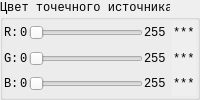
            <widget class="QGroupBox" name="groupBox_IlluminantDottedColor">
             <property name="font">
              <font>
               <family>Consolas</family>
              </font>
             </property>
             <property name="title">
              <string>Цвет точечного источника</string>
             </property>
             <layout class="QHBoxLayout" name="horizontalLayout_23">
              <property name="leftMargin">
               <number>1</number>
              </property>
              <property name="topMargin">
               <number>1</number>
              </property>
              <property name="rightMargin">
               <number>1</number>
              </property>
              <property name="bottomMargin">
               <number>1</number>
              </property>
              <item>
               <layout class="QVBoxLayout" name="verticalLayout_18">
                <property name="spacing">
                 <number>1</number>
                </property>
                <item>
                 <layout class="QHBoxLayout" name="horizontalLayout_24">
                  <item>
                   <widget class="QLabel" name="label_R_Dot">
                    <property name="font">
                     <font>
                      <family>Consolas</family>
                     </font>
                    </property>
                    <property name="text">
                     <string>R:</string>
                    </property>
                   </widget>
                  </item>
                  <item>
                   <widget class="QLabel" name="label_37">
                    <property name="font">
                     <font>
                      <family>Consolas</family>
                     </font>
                    </property>
                    <property name="text">
                     <string>0</string>
                    </property>
                   </widget>
                  </item>
                  <item>
                   <widget class="QSlider" name="slider_R_Dot">
                    <property name="font">
                     <font>
                      <family>Consolas</family>
                     </font>
                    </property>
                    <property name="maximum">
                     <number>255</number>
                    </property>
                    <property name="orientation">
                     <enum>Qt::Horizontal</enum>
                    </property>
                   </widget>
                  </item>
                  <item>
                   <widget class="QLabel" name="label_38">
                    <property name="font">
                     <font>
                      <family>Consolas</family>
                     </font>
                    </property>
                    <property name="text">
                     <string>255</string>
                    </property>
                   </widget>
                  </item>
                 </layout>
                </item>
                <item>
                 <layout class="QHBoxLayout" name="horizontalLayout_25">
                  <item>
                   <widget class="QLabel" name="label_G_Dot">
                    <property name="font">
                     <font>
                      <family>Consolas</family>
                     </font>
                    </property>
                    <property name="text">
                     <string>G:</string>
                    </property>
                   </widget>
                  </item>
                  <item>
                   <widget class="QLabel" name="label_39">
                    <property name="font">
                     <font>
                      <family>Consolas</family>
                     </font>
                    </property>
                    <property name="text">
                     <string>0</string>
                    </property>
                   </widget>
                  </item>
                  <item>
                   <widget class="QSlider" name="slider_G_Dot">
                    <property name="font">
                     <font>
                      <family>Consolas</family>
                     </font>
                    </property>
                    <property name="maximum">
                     <number>255</number>
                    </property>
                    <property name="orientation">
                     <enum>Qt::Horizontal</enum>
                    </property>
                   </widget>
                  </item>
                  <item>
                   <widget class="QLabel" name="label_40">
                    <property name="font">
                     <font>
                      <family>Consolas</family>
                     </font>
                    </property>
                    <property name="text">
                     <string>255</string>
                    </property>
                   </widget>
                  </item>
                 </layout>
                </item>
                <item>
                 <layout class="QHBoxLayout" name="horizontalLayout_26">
                  <item>
                   <widget class="QLabel" name="label_B_Dot">
                    <property name="font">
                     <font>
                      <family>Consolas</family>
                     </font>
                    </property>
                    <property name="text">
                     <string>B:</string>
                    </property>
                   </widget>
                  </item>
                  <item>
                   <widget class="QLabel" name="label_41">
                    <property name="font">
                     <font>
                      <family>Consolas</family>
                     </font>
                    </property>
                    <property name="text">
                     <string>0</string>
                    </property>
                   </widget>
                  </item>
                  <item>
                   <widget class="QSlider" name="slider_B_Dot">
                    <property name="font">
                     <font>
                      <family>Consolas</family>
                     </font>
                    </property>
                    <property name="maximum">
                     <number>255</number>
                    </property>
                    <property name="orientation">
                     <enum>Qt::Horizontal</enum>
                    </property>
                   </widget>
                  </item>
                  <item>
                   <widget class="QLabel" name="label_42">
                    <property name="font">
                     <font>
                      <family>Consolas</family>
                     </font>
                    </property>
                    <property name="text">
                     <string>255</string>
                    </property>
                   </widget>
                  </item>
                 </layout>
                </item>
               </layout>
              </item>
              <item>
               <widget class="QWidget" name="widget_IlluminantDottedColor" native="true">
                <property name="font">
                 <font>
                  <family>Consolas</family>
                 </font>
                </property>
                <property name="autoFillBackground">
                 <bool>true</bool>
                </property>
                <layout class="QVBoxLayout" name="verticalLayout_19">
                 <property name="spacing">
                  <number>1</number>
                 </property>
                 <property name="leftMargin">
                  <number>1</number>
                 </property>
                 <property name="topMargin">
                  <number>0</number>
                 </property>
                 <property name="rightMargin">
                  <number>1</number>
                 </property>
                 <property name="bottomMargin">
                  <number>0</number>
                 </property>
                 <item>
                  <widget class="QLabel" name="value_R_Dot">
                   <property name="font">
                    <font>
                     <family>Consolas</family>
                    </font>
                   </property>
                   <property name="text">
                    <string>***</string>
                   </property>
                   <property name="margin">
                    <number>1</number>
                   </property>
                  </widget>
                 </item>
                 <item>
                  <widget class="QLabel" name="value_G_Dot">
                   <property name="font">
                    <font>
                     <family>Consolas</family>
                    </font>
                   </property>
                   <property name="text">
                    <string>***</string>
                   </property>
                   <property name="margin">
                    <number>1</number>
                   </property>
                  </widget>
                 </item>
                 <item>
                  <widget class="QLabel" name="value_B_Dot">
                   <property name="font">
                    <font>
                     <family>Consolas</family>
                    </font>
                   </property>
                   <property name="text">
                    <string>***</string>
                   </property>
                   <property name="margin">
                    <number>1</number>
                   </property>
                  </widget>
                 </item>
                </layout>
               </widget>
              </item>
             </layout>
            </widget>
